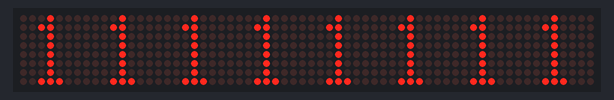
A sketch run on a simulated Arduino Uno, built with avr-gcc and run on an emulated ATmega328P. On the bench: 64×8 LED matrix.

Above: at 0.2 s.
At 4.4 s:
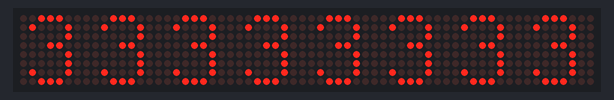
At 8.6 s:
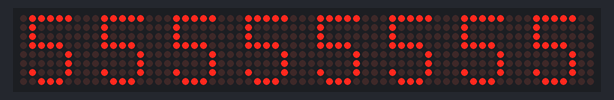
At 19.1 s:
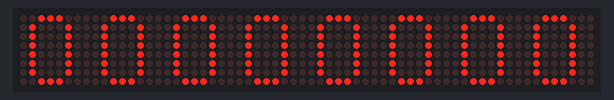
At 27.4 s:
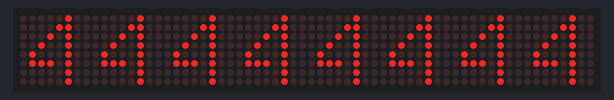
At 37.9 s:
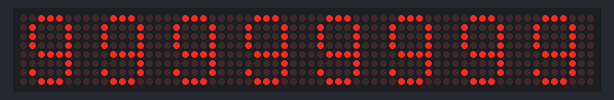

Measured:
- what the display in image 0 shows lasts 2.1 s, from 0.2 s to 2.3 s
- what the display in image 3 shows lasts 2.1 s, from 19.0 s to 21.1 s

The sketch:

_180329_test.ino
```cpp
//We always have to include the library
#include "LedControl.h"
//include this file so we can write down a byte in binary encoding
//#include <binary.h>

/*
  Now we need a LedControl to work with.
  pin 12 is connected to the DataIn
  pin 11 is connected to the CLK
  pin 10 is connected to LOAD
  We have only a single MAX72XX.
*/
byte aantal = 8;
LedControl lc = LedControl(12, 11, 10, aantal);

/* we always wait a bit between updates of the display */
unsigned long delaytime = 100;

void setup() {
  delay(100);
  Serial.begin(9600);
  /*
    The MAX72XX is in power-saving mode on startup,
    we have to do a wakeup call
  */
  for (int i = 0; i < aantal; i++) {
    lc.shutdown(i, false);

    /* Set the brightness to a medium values */
    lc.setIntensity(i, 2);

    /* and clear the display */
    lc.clearDisplay(i);
  }
}

byte NUMBER [][8] = {
  {
    B00010000,
    B00110000,
    B00010000,
    B00010000,
    B00010000,
    B00010000,
    B00010000,
    B00111000
  }, {
    B00111000,
    B01000100,
    B00000100,
    B00000100,
    B00001000,
    B00010000,
    B00100000,
    B01111100
  }, {
    B00111000,
    B01000100,
    B00000100,
    B00011000,
    B00000100,
    B00000100,
    B01000100,
    B00111000
  }, {
    B00000100,
    B00001100,
    B00010100,
    B00100100,
    B01000100,
    B01110100,
    B00000100,
    B00000100
  }, {
    B01111100,
    B01000000,
    B01000000,
    B01111000,
    B00000100,
    B00000100,
    B01000100,
    B00111000
  }, {
    B00111000,
    B01000100,
    B01000000,
    B01111000,
    B01000100,
    B01000100,
    B01000100,
    B00111000
  }, {
    B01111100,
    B00000100,
    B00000100,
    B00001000,
    B00010000,
    B00100000,
    B00100000,
    B00100000
  }, {
    B00111000,
    B01000100,
    B01000100,
    B00111000,
    B01000100,
    B01000100,
    B01000100,
    B00111000
  }, {
    B00111000,
    B01000100,
    B01000100,
    B01000100,
    B00111100,
    B00000100,
    B01000100,
    B00111000
  }, {
    B00111000,
    B01000100,
    B01000100,
    B01000100,
    B01000100,
    B01000100,
    B01000100,
    B00111000
  }
};
int c = 0;

void loop() {

  for (int j = 0; j < 10; j ++) {
    //  long j = random(10);
    for (int i = 0; i < 8; i ++) {
      for (int c = 0; c < aantal; c++) {
        lc.setRow(c, i, NUMBER [j] [i]);
      }
    }
    delay(2000);
    for ( int i = 0; i < aantal; i ++) {
      lc.clearDisplay(i);
    }
  }
  // lc.setColumn(0,0,B10101010);
  // delay(2000);
}
```
